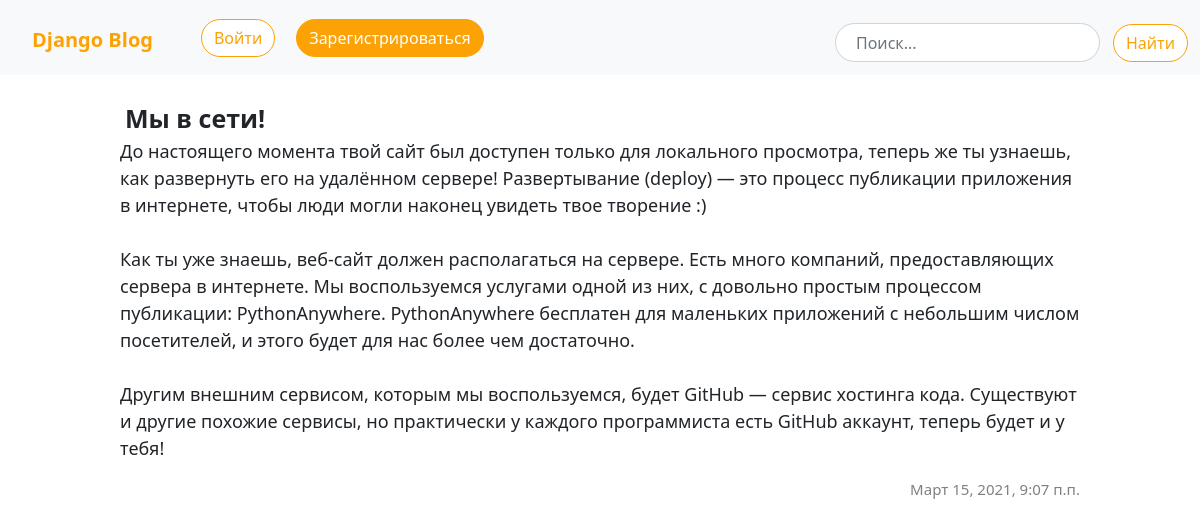
The app's page /post/1/ with its own data.
### blog/models.py (models this page shows, shortened)
class Post(models.Model):
    author = models.ForeignKey(settings.AUTH_USER_MODEL, on_delete=models.CASCADE)
    title = models.CharField(max_length=200)
    text = models.TextField()
    created_date = models.DateTimeField(default=timezone.now)
    published_date = models.DateTimeField(blank=True, null=True)

### blog/views.py (the view)
# urls.py: path('post/<int:pk>/', views.post_detail, name='post_detail'),
def post_detail(request, pk):
    post = get_object_or_404(Post, pk=pk)
    return render (request, 'blog/post_detail.html', {'post':post})

### blog/templates/blog/post_detail.html (shortened to what this page needs)
{% extends 'blog/base.html' %}
{% block content %}
  <div class="main-detail">
      <div class="posts">
        <div class="headding-block">
          <div class="headdings">{{post.title}}</div>
        </div>
        <p class="text">{{post.text|linebreaksbr}}</p>
        {% if post.published_date %}
          <p class="published-date">{{post.published_date}}</p>
        {% endif %}
      </div>
  </div>
{% endblock %}

### blog/static/css/blog.css (style rules this page uses)
.published-date { right: 0; text-align: right; color: gray; font-size: 15px; }
.headdings { padding-left: 5px; font-size: 25px; font-weight: bold; }
.headding-block { width: 100%; display: inline-flex; }
.main-detail { padding-top: 100px; padding-left: 10vw; padding-right: 10vw; font-size: 18px; }

### records on screen
Post: title "Мы в сети!", text "До настоящего момента твой сайт был доступен только для локального просмотра, теперь же ты узнаешь, как развернуть его на удалённом сервере! Развертывание (deploy) — это процесс публикации приложения в интернете, чтобы люди могли наконец увидеть твое творение :) Как ты уже знаешь, веб-сайт должен располагаться на сервере. Есть много компаний, предоставляющих сервера в интернете. Мы воспользуемся услугами одной из них, с довольно простым процессом публикации: PythonAnywhere. PythonAnywhere бесплатен для маленьких приложений с небольшим числом посетителей, и этого будет для нас более чем достаточно. Другим внешним сервисом, которым мы воспользуемся, будет GitHub — сервис хостинга кода.…", published_date "Март 15, 2021, 9:07 п.п."
